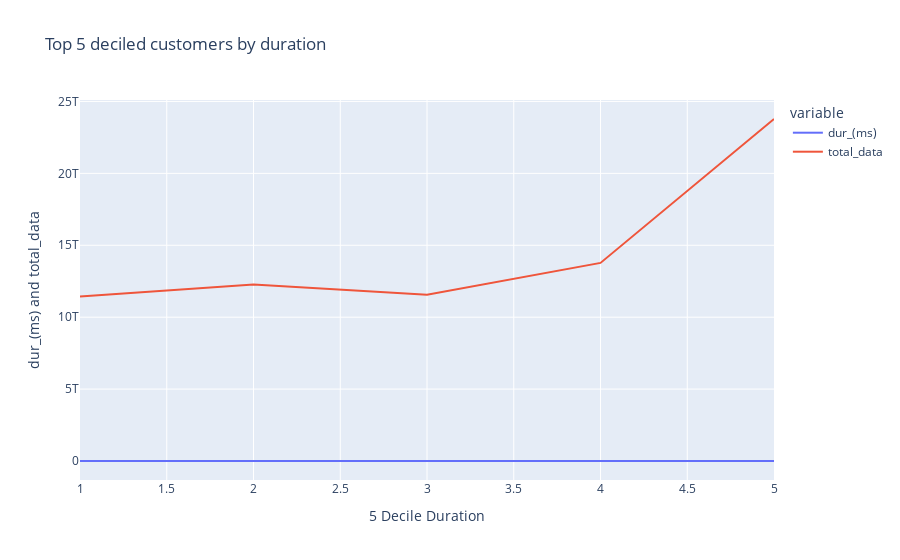

The code cell stored with this chart in its notebook:
### Code cell
fig = px.line(total_data_per_decile, x=[1, 2, 3, 4, 5], y=[
              "dur_(ms)", "total_data"], title='Top 5 deciled customers by duration', 
              labels={'value': "dur_(ms) and total_data", 'x': "5 Decile Duration"})
fig.show()

### Figure 1 — Plotly figure (JSON) as saved in the notebook; plotly's stock layout.template omitted (floating-point values rounded to 4 significant figures)
{"data": [{"hovertemplate": "variable=dur_(ms)<br>5 Decile Duration=%{x}<br>dur_(ms) and total_data=%{y}<extra></extra>", "legendgroup": "dur_(ms)", "line": {"color": "#636efa", "dash": "solid"}, "mode": "lines", "name": "dur_(ms)", "orientation": "v", "showlegend": true, "type": "scatter", "x": [1, 2, 3, 4, 5], "xaxis": "x", "y": [647418785, 1778446259, 2129876596, 3414379325, 6744226661], "yaxis": "y"}, {"hovertemplate": "variable=total_data<br>5 Decile Duration=%{x}<br>dur_(ms) and total_data=%{y}<extra></extra>", "legendgroup": "total_data", "line": {"color": "#EF553B", "dash": "solid"}, "mode": "lines", "name": "total_data", "orientation": "v", "showlegend": true, "type": "scatter", "x": [1, 2, 3, 4, 5], "xaxis": "x", "y": [11429976570304, 12271554605375, 11565237235479, 13773619878460, 23780340843208], "yaxis": "y"}], "layout": {"legend": {"title": {"text": "variable"}, "tracegroupgap": 0}, "title": {"text": "Top 5 deciled customers by duration"}, "xaxis": {"anchor": "y", "domain": [0, 1], "title": {"text": "5 Decile Duration"}}, "yaxis": {"anchor": "x", "domain": [0, 1], "title": {"text": "dur_(ms) and total_data"}}}}
